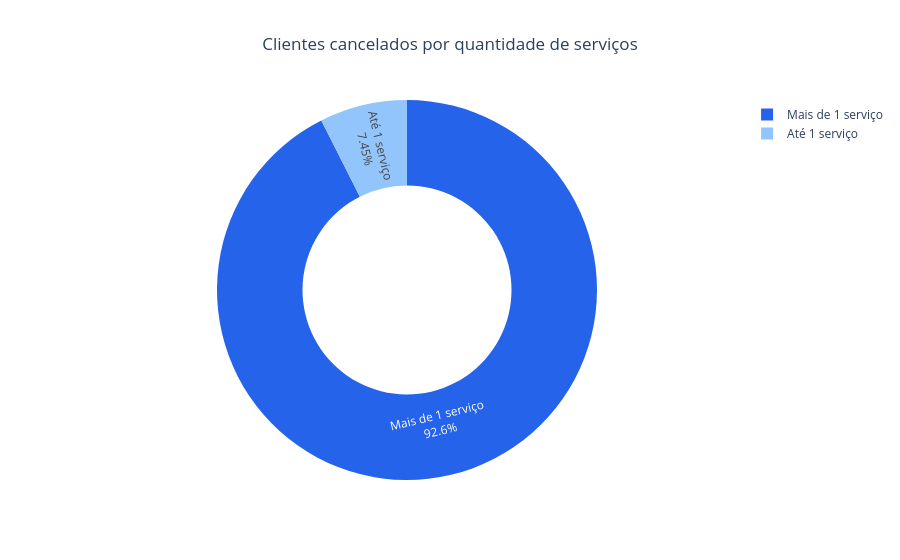
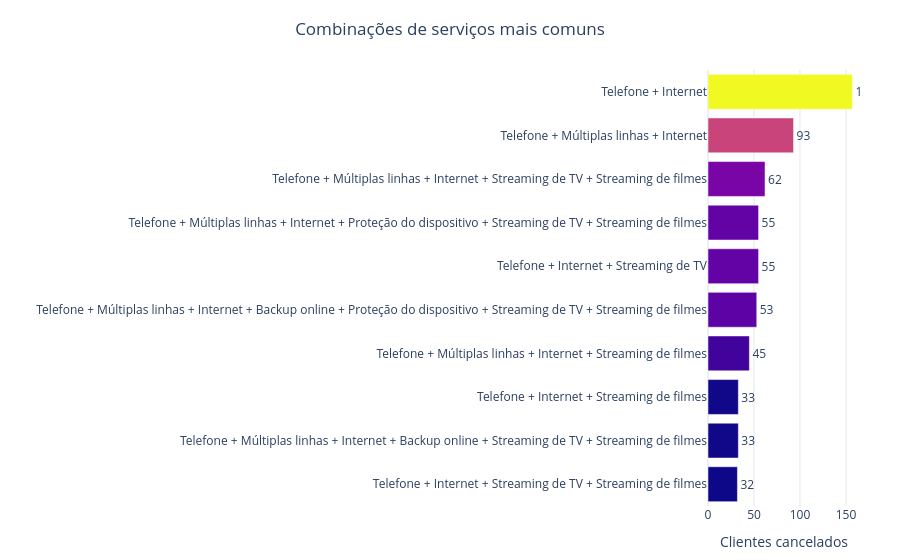

Source (notebook cell) for these figures, in order:
### Code cell
colunas_servicos = [
    "ServicoTelefonico",
    "MultiplasLinhas",
    "ServicoInternet",
    "SegurancaOnline",
    "BackupOnline",
    "ProtecaoDispositivo",
    "SuporteTecnico",
    "StreamingTV",
    "StreamingFilmes",
]

nomes_servicos = {
    "ServicoTelefonico": "Telefone",
    "MultiplasLinhas": "Múltiplas linhas",
    "ServicoInternet": "Internet",
    "SegurancaOnline": "Segurança online",
    "BackupOnline": "Backup online",
    "ProtecaoDispositivo": "Proteção do dispositivo",
    "SuporteTecnico": "Suporte técnico",
    "StreamingTV": "Streaming de TV",
    "StreamingFilmes": "Streaming de filmes",
}

# Seleciona clientes que cancelaram
cancelou = (
    df_gold["Cancelamento"]
    .astype("string")
    .str.strip()
    .str.casefold()
    .isin(["sim", "yes", "true", "1"])
)
clientes_cancelados = df_gold.loc[cancelou].copy()

if clientes_cancelados.empty:
    raise ValueError("Não foram encontrados clientes cancelados em df_gold.")

positivos = {"sim", "yes", "true", "1"}
negativos = {
    "não", "nao", "no", "false", "0", "",
    "none", "no internet service", "no phone service",
}

# Identifica os serviços ativos para cada cliente cancelado
servicos_ativos = pd.DataFrame(index=clientes_cancelados.index)

for coluna in colunas_servicos:
    valores = (
        clientes_cancelados[coluna]
        .astype("string")
        .str.strip()
        .str.casefold()
    )

    if coluna == "ServicoInternet":
        # Valores como DSL e Fiber optic indicam serviço de internet.
        servicos_ativos[coluna] = valores.notna() & ~valores.isin(negativos)
    else:
        servicos_ativos[coluna] = valores.isin(positivos)

# Resume a quantidade e os nomes dos serviços de cada cliente
analise_servicos = pd.DataFrame(index=clientes_cancelados.index)
analise_servicos["QuantidadeServicos"] = servicos_ativos.sum(axis=1)
analise_servicos["MaisDeUmServico"] = analise_servicos["QuantidadeServicos"] > 1
analise_servicos["Servicos"] = servicos_ativos.apply(
    lambda linha: [
        nomes_servicos[coluna]
        for coluna in colunas_servicos
        if linha[coluna]
    ],
    axis=1,
)

# Gráfico 1: clientes com até um serviço versus mais de um
analise_servicos["Grupo"] = analise_servicos["MaisDeUmServico"].map({
    False: "Até 1 serviço",
    True: "Mais de 1 serviço",
})

resumo = (
    analise_servicos["Grupo"]
    .value_counts()
    .reindex(["Até 1 serviço", "Mais de 1 serviço"], fill_value=0)
    .rename_axis("Grupo")
    .reset_index(name="Clientes")
)

fig_resumo = px.pie(
    resumo,
    names="Grupo",
    values="Clientes",
    hole=0.55,
    color="Grupo",
    color_discrete_map={
        "Até 1 serviço": "#93C5FD",
        "Mais de 1 serviço": "#2563EB",
    },
    title="Clientes cancelados por quantidade de serviços",
    template="plotly_white",
)

fig_resumo.update_traces(
    textinfo="label+percent",
    hovertemplate="<b>%{label}</b><br>Clientes: %{value}<extra></extra>",
)
fig_resumo.update_layout(title_x=0.5, legend_title_text="")
fig_resumo.show()

# Gráfico 2: combinações mais comuns entre quem tinha mais de um serviço
combinacoes = (
    analise_servicos.loc[analise_servicos["MaisDeUmServico"], "Servicos"]
    .apply(lambda lista: " + ".join(lista))
    .value_counts()
    .head(10)
    .sort_values()
    .rename_axis("Combinação de serviços")
    .reset_index(name="Clientes")
)

if not combinacoes.empty:
    fig_combinacoes = px.bar(
        combinacoes,
        x="Clientes",
        y="Combinação de serviços",
        orientation="h",
        text="Clientes",
        color="Clientes",
        color_continuous_scale="plasma",
        title="Combinações de serviços mais comuns",
        labels={"Clientes": "Clientes cancelados"},
        template="plotly_white",
    )

    fig_combinacoes.update_traces(
        textposition="outside",
        hovertemplate="<b>%{y}</b><br>Clientes: %{x}<extra></extra>",
    )
    fig_combinacoes.update_layout(
        title_x=0.5,
        coloraxis_showscale=False,
        yaxis_title="",
        xaxis=dict(showgrid=True, gridcolor="#E5E7EB"),
        margin=dict(l=30, r=40, t=70, b=40),
    )
    fig_combinacoes.show()
else:
    print("Não há clientes cancelados com mais de um serviço.")

### Figure 1 — Plotly figure (JSON) as saved in the notebook; plotly's stock layout.template omitted (floating-point values rounded to 4 significant figures)
{"data": [{"customdata": [["Até 1 serviço"], ["Mais de 1 serviço"]], "domain": {"x": [0, 1], "y": [0, 1]}, "hole": 0.55, "hovertemplate": "<b>%{label}</b><br>Clientes: %{value}<extra></extra>", "labels": ["Até 1 serviço", "Mais de 1 serviço"], "legendgroup": "", "marker": {"colors": ["#93C5FD", "#2563EB"]}, "name": "", "showlegend": true, "textinfo": "label+percent", "type": "pie", "values": [112, 1392]}], "layout": {"legend": {"title": {"text": ""}, "tracegroupgap": 0}, "title": {"text": "Clientes cancelados por quantidade de serviços", "x": 0.5}}}

### Figure 2 — Plotly figure (JSON) as saved in the notebook; plotly's stock layout.template omitted (floating-point values rounded to 4 significant figures)
{"data": [{"hovertemplate": "<b>%{y}</b><br>Clientes: %{x}<extra></extra>", "legendgroup": "", "marker": {"color": [32, 33, 33, 45, 53, 55, 55, 62, 93, 157], "coloraxis": "coloraxis", "pattern": {"shape": ""}}, "name": "", "orientation": "h", "showlegend": false, "text": [32.0, 33.0, 33.0, 45.0, 53.0, 55.0, 55.0, 62.0, 93.0, 157.0], "textposition": "outside", "type": "bar", "x": [32, 33, 33, 45, 53, 55, 55, 62, 93, 157], "xaxis": "x", "y": ["Telefone + Internet + Streaming de TV + Streaming de filmes", "Telefone + Múltiplas linhas + Internet + Backup online + Streaming de TV + Streaming de filmes", "Telefone + Internet + Streaming de filmes", "Telefone + Múltiplas linhas + Internet + Streaming de filmes", "Telefone + Múltiplas linhas + Internet + Backup online + Proteção do dispositivo + Streaming de TV + Streaming de filmes", "Telefone + Internet + Streaming de TV", "Telefone + Múltiplas linhas + Internet + Proteção do dispositivo + Streaming de TV + Streaming de filmes", "Telefone + Múltiplas linhas + Internet + Streaming de TV + Streaming de filmes", "Telefone + Múltiplas linhas + Internet", "Telefone + Internet"], "yaxis": "y"}], "layout": {"barmode": "relative", "coloraxis": {"autocolorscale": false, "colorbar": {"title": {"text": "Clientes cancelados"}}, "colorscale": [[0, "#0d0887"], [0.1111, "#46039f"], [0.2222, "#7201a8"], [0.3333, "#9c179e"], [0.4444, "#bd3786"], [0.5556, "#d8576b"], [0.6667, "#ed7953"], [0.7778, "#fb9f3a"], [0.8889, "#fdca26"], [1, "#f0f921"]], "showscale": false}, "legend": {"tracegroupgap": 0}, "margin": {"b": 40, "l": 30, "r": 40, "t": 70}, "title": {"text": "Combinações de serviços mais comuns", "x": 0.5}, "xaxis": {"anchor": "y", "domain": [0, 1], "gridcolor": "#E5E7EB", "showgrid": true, "title": {"text": "Clientes cancelados"}}, "yaxis": {"anchor": "x", "domain": [0, 1], "title": {"text": ""}}}}
